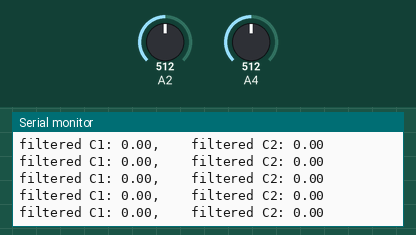
Recording of a sketch running on a simulated Arduino Uno, built with avr-gcc and run on an emulated ATmega328P. Shown: the last lines printed to the serial monitor. The test bench sets the inputs (shaded band); at power-on: A2 = 512, A4 = 512.

Above: at 3.2 s.
3.3 s: A2 set to 640
At 3.41 s:
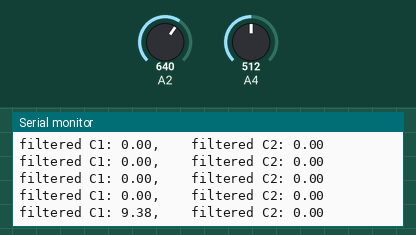
6.3 s: A2 set to 666
At 6.31 s:
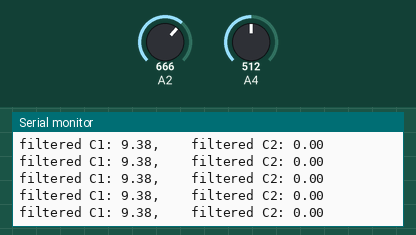
9.3 s: A2 set to 385
At 9.32 s:
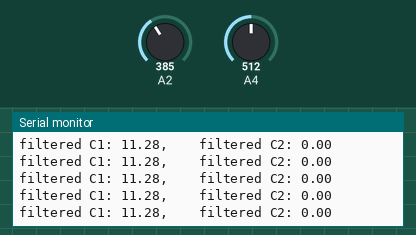
12.3 s: A2 set to 365
At 12.33 s:
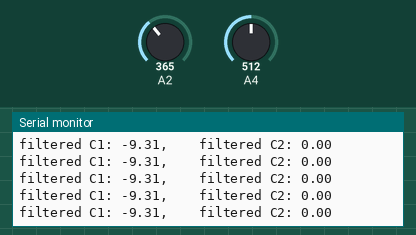
13.8 s: A4 set to 538
At 13.8 s:
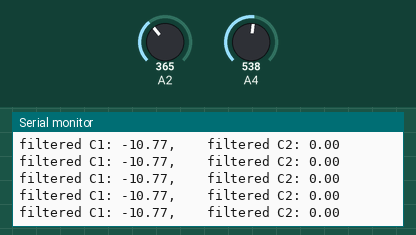
Timing chart, 0 to 16.8 s (numbered marks = the images above; inputs shaded):
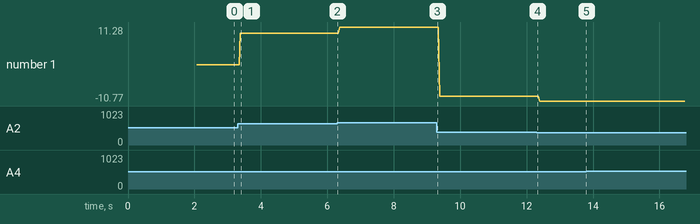

The sketch:

GVLcurrentsensorreadings.ino
```cpp
/*Program Description:
 * Using the LEM DHAB S/18 automotive current transducer, current values from the 2 channels
 * are averaged(reduce noise), calculated and returned every .01 seconds
 */


#include <mcp_can.h>
#include <SPI.h>

//static calibration vales
double calC1 = .1;
double calC2 = 2;

/*SAMD core*/


const int SPI_CS_PIN = 9;

MCP_CAN CAN(SPI_CS_PIN);

void setup() {
  //channel 1 = d = A2
  pinMode(A2, INPUT);
  //Channel 2 = a = A4
  pinMode(A4, INPUT);
  Serial.begin(9600);

  //for callibration at start
  int starttime = millis();
  int endtime = starttime;

  //subtract these off start values
  double intotalC1 = 0;
  double intotalC2 = 0;

  //counts readings taken for average
  double numreadings = 0;


//run this loop for however long to get averages to subtract
//will only apply if sensor is not currently reading anything
while ((endtime - starttime) <=2000) // do this loop for up to 1000mS
{
  int psensorValueC1 = analogRead(A2);
  int psensorValueC2 = analogRead(A4);

  double pVoutC1 = (5.0/1023.0) * psensorValueC1;
  double pVoutC2 = (5.0/1023.0) * psensorValueC2;

  //constants for the current calculation, provided in datasheet
  int pVc = 5; //same in both calculations

  double pGC1 = 0.0667;
  double pGC2 = .0057;

  //formula to calculate the current, given in data sheet
  double pcurrentC1 = (pVoutC1 - (pVc/2.0)) * (1.0/pGC1) * (5.0/pVc);
  double pcurrentC2 = (pVoutC2 - (pVc/2.0)) * (1.0/pGC2) * (5.0/pVc);

  intotalC1 = intotalC1 + pcurrentC1;
  intotalC2 = intotalC2 + pcurrentC2;

  numreadings = numreadings + 1;

  endtime = millis();
}

//check to make sure current wasn't running through the sensor while calibration was running, otherwise apply satic correction values
//double check = intotalC1 / numreadings;
//.4 A is the check, c1 filter seems to peak at .3 when no current applied
  if ( (intotalC1 / numreadings) < .4){
    calC1 = intotalC1 / numreadings;
    calC2 = intotalC2 / numreadings;
  }


  Serial.print("c1 offset: ");
  Serial.println(calC1);

  Serial.print("c2 offset: ");
  Serial.println(calC2);

  //canstuff
  while (CAN_OK != CAN.begin(CAN_500KBPS))              // init can bus : baudrate = 500k
    {
        Serial.println("CAN BUS Shield init fail");
        Serial.println(" Init CAN BUS Shield again");
        delay(100);
    }
    Serial.println("CAN BUS Shield init ok!");

}//end of setup


void loop() {
  //READ CURRENT VALUES FROM CHANNELS 1 (+- 30 A)
  //READ CURRENT VALUES FROM CHANNEL 2 (+- 350 A)
  double totalC1 = 0;
  double totalC2 = 0;

  for ( int i = 0; i < 10; i++){

    int sensorValueC1 = analogRead(A2);
    int sensorValueC2 = analogRead(A4);

    double VoutC1 = (5.0/1023.0) * sensorValueC1;
    double VoutC2 = (5.0/1023.0) * sensorValueC2;

    //constants for the current calculation, provided in datasheet
    int Vc = 5; //same in both calculations

    double GC1 = 0.0667;
    double GC2 = .0057;

    //formula to calculate the current, given in data sheet
    double currentC1 = ((VoutC1 - (Vc/2.0)) * (1.0/GC1) * (5.0/Vc)) ;
    double currentC2 = ((VoutC2 - (Vc/2.0)) * (1.0/GC2) * (5.0/Vc));

    totalC1 = totalC1 + currentC1;
    totalC2 = totalC2 + currentC2;

    delay(1);
 }//end current value collection

  //taking the average
  double averageC1 = totalC1 / 10.0;
  double averageC2 = totalC2 / 10.0;

  //subtracting offset, giving current current value
  averageC1 = averageC1 - calC1;
  averageC2 = averageC2 - calC2;


  Serial.print("filtered C1: ");
  Serial.print(averageC1);
  Serial.print(",    filtered C2: ");
  Serial.println(averageC2);

  double stmp [2] = {averageC1, averageC2};

  CAN.sendMsgBuf(0x00, 0, 0, 0, 8, stmp);
}
```

Measured:
- after the input at 3.3 s, the serial monitor: prints a new line after 0.09 s (image 1)
- plotted number 1: 0 → 9.38 after the input at 3.3 s, 9.38 → 11.28 after the input at 6.3 s, 11.28 → -9.31 after the input at 9.3 s, -9.31 → -10.77 after the input at 12.3 s
